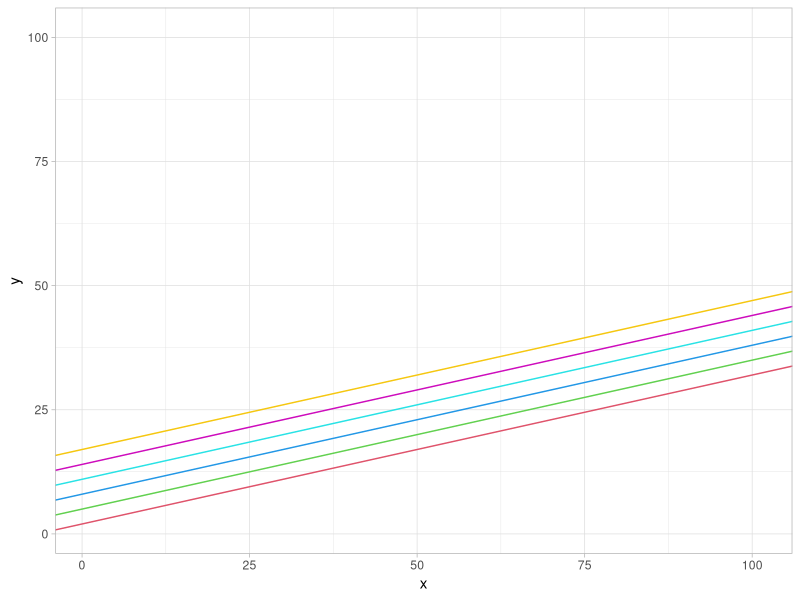
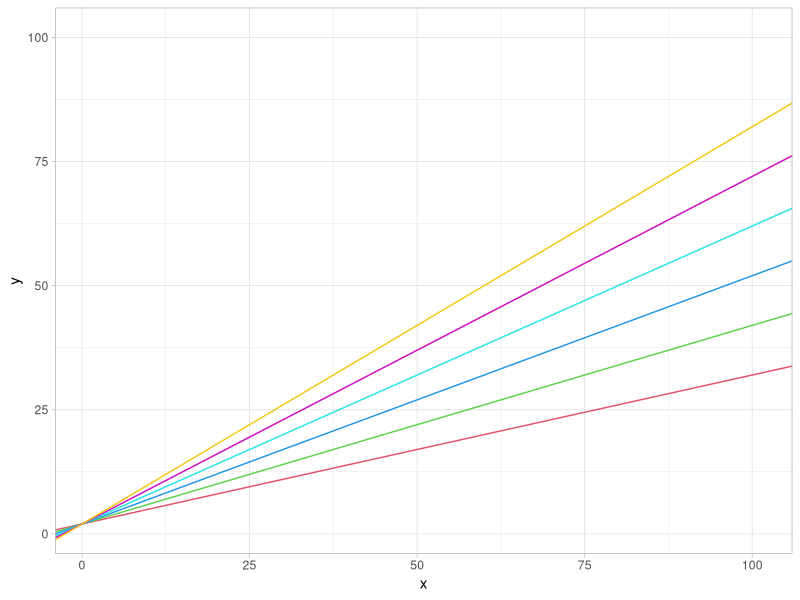
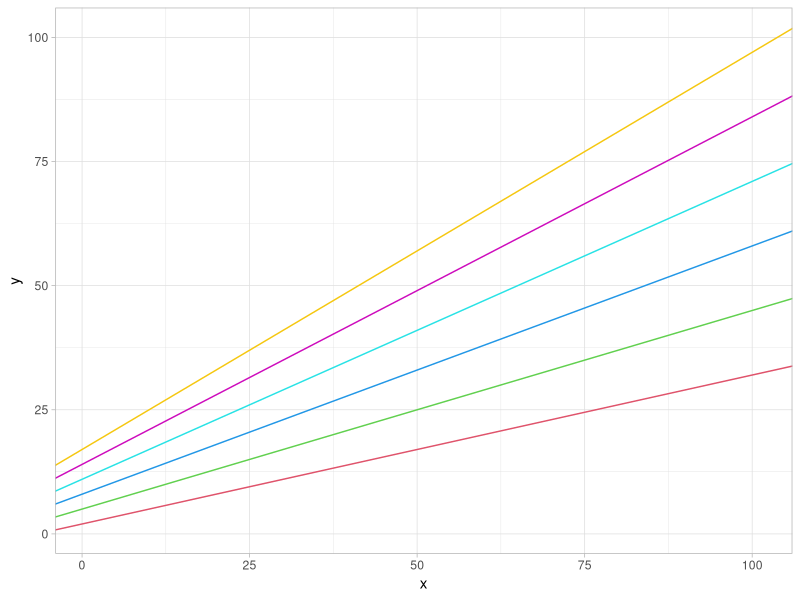

Write R code to recreate these figures, in order.
## ---- chunk 1
knitr::opts_chunk$set(echo = TRUE)

library(nlme)
library(dplyr)
library(mice)
library(tidyr)
library(ggplot2)

theme_set(theme_light())
## ---- chunk 2
bdf %>% select(schoolNR, classNR, pupilNR, schoolSES, ses, IQ.verb, IQ.perf, langPOST ) %>% head(10)
## ---- chunk 3
dat <- data.frame(x = seq(0:100), y = seq(0:100))
ggplot(dat, aes(x , y))+
  geom_blank() + 
  geom_abline(intercept = (2), slope = 0.3, color = 2) +
  geom_abline(intercept = (5), slope = 0.3, color = 3) +
  geom_abline(intercept = (8), slope = 0.3, color = 4) +
  geom_abline(intercept = (11), slope = 0.3, color = 5) +
  geom_abline(intercept = (14), slope = 0.3, color = 6) +
  geom_abline(intercept = (17), slope = 0.3, color = 7) 

## ---- chunk 4
dat <- data.frame(x = seq(0:100), y = seq(0:100))
ggplot(dat, aes(x , y))+
  geom_blank() + 
  geom_abline(intercept = (2), slope = 0.3, color = 2) +
  geom_abline(intercept = (2), slope = 0.4, color = 3) +
  geom_abline(intercept = (2), slope = 0.5, color = 4) +
  geom_abline(intercept = (2), slope = 0.6, color = 5) +
  geom_abline(intercept = (2), slope = 0.7, color = 6) +
  geom_abline(intercept = (2), slope = 0.8, color = 7) 

## ---- chunk 5
dat <- data.frame(x = seq(0:100), y = seq(0:100))
ggplot(dat, aes(x , y))+
  geom_blank() + 
  geom_abline(intercept = (2), slope = 0.3, color = 2) +
  geom_abline(intercept = (5), slope = 0.4, color = 3) +
  geom_abline(intercept = (8), slope = 0.5, color = 4) +
  geom_abline(intercept = (11), slope = 0.6, color = 5) +
  geom_abline(intercept = (14), slope = 0.7, color = 6) +
  geom_abline(intercept = (17), slope = 0.8, color = 7) 

## ---- chunk 6
bdfmiss <- bdf %>% mutate(prop = runif(n()),
                          IQ.verb = ifelse(prop < 0.25, NA, IQ.verb)) %>%
  select(schoolNR, classNR, pupilNR, schoolSES, ses, IQ.verb, IQ.perf, langPOST )
summary(bdfmiss)
## brandsma example?
  
